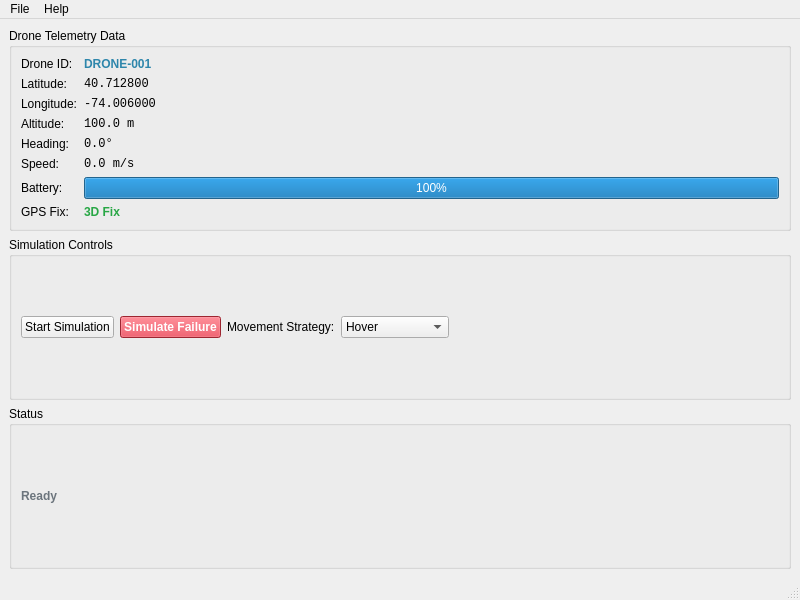
<?xml version="1.0" encoding="UTF-8"?>
<ui version="4.0">
 <class>MainWindow</class>
 <widget class="QMainWindow" name="MainWindow">
  <property name="geometry">
   <rect>
    <x>0</x>
    <y>0</y>
    <width>800</width>
    <height>600</height>
   </rect>
  </property>
  <property name="windowTitle">
   <string>Drone Telemetry Simulator</string>
  </property>
  <widget class="QWidget" name="centralwidget">
   <layout class="QVBoxLayout" name="verticalLayout">
    <item>
     <widget class="QGroupBox" name="groupBox">
      <property name="title">
       <string>Drone Telemetry Data</string>
      </property>
      <layout class="QGridLayout" name="gridLayout">
       <item row="0" column="0">
        <widget class="QLabel" name="label">
         <property name="text">
          <string>Drone ID:</string>
         </property>
        </widget>
       </item>
       <item row="0" column="1">
        <widget class="QLabel" name="droneIdLabel">
         <property name="text">
          <string>DRONE-001</string>
         </property>
         <property name="styleSheet">
          <string>font-weight: bold; color: #2E86AB;</string>
         </property>
        </widget>
       </item>
       <item row="1" column="0">
        <widget class="QLabel" name="label_2">
         <property name="text">
          <string>Latitude:</string>
         </property>
        </widget>
       </item>
       <item row="1" column="1">
        <widget class="QLabel" name="latitudeLabel">
         <property name="text">
          <string>40.712800</string>
         </property>
         <property name="styleSheet">
          <string>font-family: monospace; font-size: 12px;</string>
         </property>
        </widget>
       </item>
       <item row="2" column="0">
        <widget class="QLabel" name="label_3">
         <property name="text">
          <string>Longitude:</string>
         </property>
        </widget>
       </item>
       <item row="2" column="1">
        <widget class="QLabel" name="longitudeLabel">
         <property name="text">
          <string>-74.006000</string>
         </property>
         <property name="styleSheet">
          <string>font-family: monospace; font-size: 12px;</string>
         </property>
        </widget>
       </item>
       <item row="3" column="0">
        <widget class="QLabel" name="label_4">
         <property name="text">
          <string>Altitude:</string>
         </property>
        </widget>
       </item>
       <item row="3" column="1">
        <widget class="QLabel" name="altitudeLabel">
         <property name="text">
          <string>100.0 m</string>
         </property>
         <property name="styleSheet">
          <string>font-family: monospace; font-size: 12px;</string>
         </property>
        </widget>
       </item>
       <item row="4" column="0">
        <widget class="QLabel" name="label_5">
         <property name="text">
          <string>Heading:</string>
         </property>
        </widget>
       </item>
       <item row="4" column="1">
        <widget class="QLabel" name="headingLabel">
         <property name="text">
          <string>0.0°</string>
         </property>
         <property name="styleSheet">
          <string>font-family: monospace; font-size: 12px;</string>
         </property>
        </widget>
       </item>
       <item row="5" column="0">
        <widget class="QLabel" name="label_6">
         <property name="text">
          <string>Speed:</string>
         </property>
        </widget>
       </item>
       <item row="5" column="1">
        <widget class="QLabel" name="speedLabel">
         <property name="text">
          <string>0.0 m/s</string>
         </property>
         <property name="styleSheet">
          <string>font-family: monospace; font-size: 12px;</string>
         </property>
        </widget>
       </item>
       <item row="6" column="0">
        <widget class="QLabel" name="label_7">
         <property name="text">
          <string>Battery:</string>
         </property>
        </widget>
       </item>
       <item row="6" column="1">
        <widget class="QProgressBar" name="batteryProgressBar">
         <property name="value">
          <number>100</number>
         </property>
         <property name="textVisible">
          <bool>true</bool>
         </property>
        </widget>
       </item>
       <item row="7" column="0">
        <widget class="QLabel" name="label_8">
         <property name="text">
          <string>GPS Fix:</string>
         </property>
        </widget>
       </item>
       <item row="7" column="1">
        <widget class="QLabel" name="gpsFixLabel">
         <property name="text">
          <string>3D Fix</string>
         </property>
         <property name="styleSheet">
          <string>font-weight: bold; color: #28A745;</string>
         </property>
        </widget>
       </item>
      </layout>
     </widget>
    </item>
    <item>
     <widget class="QGroupBox" name="groupBox_2">
      <property name="title">
       <string>Simulation Controls</string>
      </property>
      <layout class="QHBoxLayout" name="horizontalLayout">
       <item>
        <widget class="QPushButton" name="startStopButton">
         <property name="text">
          <string>Start Simulation</string>
         </property>
        </widget>
       </item>
       <item>
        <widget class="QPushButton" name="failureButton">
         <property name="text">
          <string>Simulate Failure</string>
         </property>
         <property name="styleSheet">
          <string>background-color: #DC3545; color: white; font-weight: bold;</string>
         </property>
        </widget>
       </item>
       <item>
        <widget class="QLabel" name="label_9">
         <property name="text">
          <string>Movement Strategy:</string>
         </property>
        </widget>
       </item>
       <item>
        <widget class="QComboBox" name="strategyComboBox">
         <item>
          <property name="text">
           <string>Hover</string>
          </property>
         </item>
         <item>
          <property name="text">
           <string>Random Walk</string>
          </property>
         </item>
        </widget>
       </item>
       <item>
        <spacer name="horizontalSpacer">
         <property name="orientation">
          <enum>Qt::Horizontal</enum>
         </property>
         <property name="sizeHint" stdset="0">
          <size>
           <width>40</width>
           <height>20</height>
          </size>
         </property>
        </spacer>
       </item>
      </layout>
     </widget>
    </item>
    <item>
     <widget class="QGroupBox" name="groupBox_3">
      <property name="title">
       <string>Status</string>
      </property>
      <layout class="QHBoxLayout" name="horizontalLayout_2">
       <item>
        <widget class="QLabel" name="statusLabel">
         <property name="text">
          <string>Ready</string>
         </property>
         <property name="styleSheet">
          <string>font-weight: bold; color: #6C757D;</string>
         </property>
        </widget>
       </item>
       <item>
        <spacer name="horizontalSpacer_2">
         <property name="orientation">
          <enum>Qt::Horizontal</enum>
         </property>
         <property name="sizeHint" stdset="0">
          <size>
           <width>40</width>
           <height>20</height>
          </size>
         </property>
        </spacer>
       </item>
      </layout>
     </widget>
    </item>
   </layout>
  </widget>
  <widget class="QMenuBar" name="menubar">
   <property name="geometry">
    <rect>
     <x>0</x>
     <y>0</y>
     <width>800</width>
     <height>22</height>
    </rect>
   </property>
   <widget class="QMenu" name="menuFile">
    <property name="title">
     <string>File</string>
    </property>
    <addaction name="actionExit"/>
   </widget>
   <widget class="QMenu" name="menuHelp">
    <property name="title">
     <string>Help</string>
    </property>
    <addaction name="actionAbout"/>
   </widget>
   <addaction name="menuFile"/>
   <addaction name="menuHelp"/>
  </widget>
  <widget class="QStatusBar" name="statusbar"/>
  <action name="actionExit">
   <property name="text">
    <string>Exit</string>
   </property>
  </action>
  <action name="actionAbout">
   <property name="text">
    <string>About</string>
   </property>
  </action>
 </widget>
 <resources/>
 <connections/>
</ui> 
